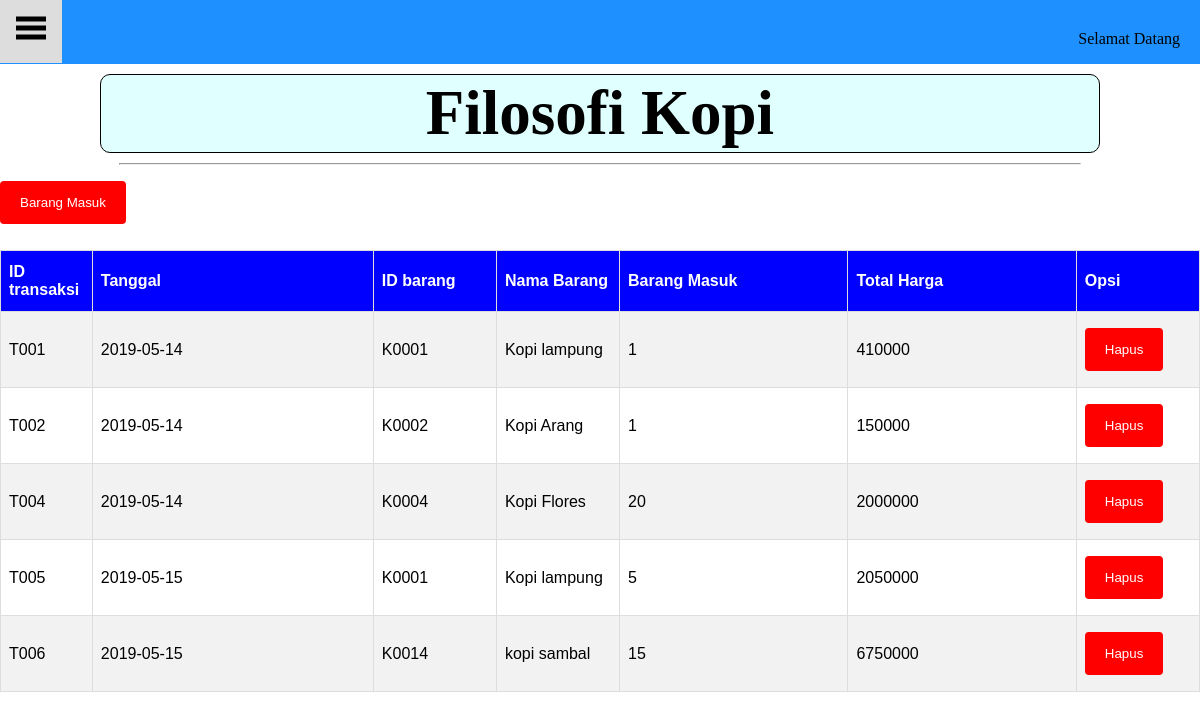
The app's page /dasboard_admin.php?page=pembelian with its own data.
### tables this page shows
CREATE TABLE `tb_transaksi` (
  `id_transaksi` char(20) NOT NULL,
  `tanggal` date NOT NULL,
  `id_barang` char(20) NOT NULL,
  `nama_barang` varchar(225) NOT NULL,
  `brg_masuk` int(225) NOT NULL
);

CREATE TABLE `barang` (
  `id_barang` char(20) NOT NULL,
  `nama` varchar(225) NOT NULL,
  `jenis` varchar(225) NOT NULL,
  `stok` int(225) NOT NULL,
  `harga` int(20) NOT NULL,
  `gambar` varchar(225) NOT NULL
);

### halaman/data_pembelian.php (the view)
<div class="data_barang">
	<a href="halaman/barang_masuk/input_barang.php"><input type="submit" value="Barang Masuk"></a>
<br>
<br>
	<div style="overflow-x:auto;">
<table id="customers">
	<tr>
		<th style="width: 30px;">ID transaksi</th>
		<th style="width: 250px;">Tanggal</th>
		<th style="width: 100px;">ID barang</th>
		<th style="width: 100px;">Nama Barang</th>
		<th style="width: 200px;">Barang Masuk</th>
		<th style="width: 200px;">Total Harga</th>
		<th style="width: 100px;">Opsi</th>
	</tr>
	<?php
	include "koneksi.php";
	$query = mysqli_query($koneksi, "SELECT Z.id_transaksi, tanggal, Y.id_barang, nama_barang, brg_masuk, harga * brg_masuk AS Total
FROM barang Y
JOIN tb_harga X ON Y.id_barang = X.id_barang
JOIN tb_transaksi Z ON Y.id_barang = Z.id_barang")or die(mysqli_error());
	while($data = mysqli_fetch_array($query)){
	?>
	<tr>
		<td><?php echo $data['id_transaksi']; ?></td>
		<td><?php echo $data['tanggal']; ?></td>
		<td><?php echo $data['id_barang']; ?></td>
		<td><?php echo $data['nama_barang']; ?></td>
		<td><?php echo $data['brg_masuk']; ?></td>
		<td><?php echo $data['Total']; ?></td>
		<td class="pilih">
		<?php echo "<a href='halaman/barang_masuk/delete_masuk.php?id_transaksi=".$data['id_transaksi']."'>
			<input type='submit' name='hapus' value='Hapus'></a>"?>
		</td>
	</tr>
<?php } ?>
</table>
	</div>
</div>

### css/style-nav.css (style rules this page uses)
body { overflow-x: hidden; margin: 0px; }

### css/styleTable.css (style rules this page uses)
#customers { font-family: "Trebuchet MS", Arial, Helvetica, sans-serif; border-collapse: collapse; width: 100%; }
#customers td, #customers th { border: 1px solid #ddd; padding: 8px; }
#customers tr:nth-child(even) { background-color: #f2f2f2; }
#customers th { padding-top: 12px; padding-bottom: 12px; text-align: left; background-color: #0000FF; color: white; }
.pilih { float: center; }
input[type=submit] { max-width: 100%; background-color: red; color: white; padding: 14px 20px; margin: 8px 0; border: none; border-radius: 4px; cursor: pointer; }

### records on screen
tb_transaksi: id_transaksi "T001", tanggal "2019-05-14", id_barang.id_barang "K0001", nama_barang "Kopi lampung", brg_masuk "1", Total "410000"
tb_transaksi: id_transaksi "T002", tanggal "2019-05-14", id_barang.id_barang "K0002", nama_barang "Kopi Arang", brg_masuk "1", Total "150000"
tb_transaksi: id_transaksi "T004", tanggal "2019-05-14", id_barang.id_barang "K0004", nama_barang "Kopi Flores", brg_masuk "20", Total "2000000"
tb_transaksi: id_transaksi "T005", tanggal "2019-05-15", id_barang.id_barang "K0001", nama_barang "Kopi lampung", brg_masuk "5", Total "2050000"
tb_transaksi: id_transaksi "T006", tanggal "2019-05-15", id_barang.id_barang "K0014", nama_barang "kopi sambal", brg_masuk "15", Total "6750000"
